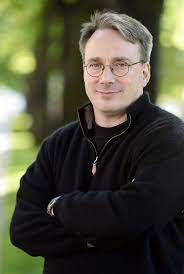
#> input picture Linus_Torvalds.jpg, 184 x 274 px, given in place of the camera
$ jupyter execute --allow-errors 'TASK-6-Multi-Face Recog. Perform  Multi-Tasks.ipynb'   (text cells are left out)
#> lines starting #> are read from the running program, lines starting #| are printed output that depends on the picture; after the words box and inside, x2 and y2 are one past the last pixel; in counts of white or black regions, pixels touching at a corner belong together
[cell 1]
import cv2
import numpy as np

[cell 2]
A_classifier=cv2.CascadeClassifier("haarcascade_frontalface_default.xml")


# Load functions
def faceA_extractor(img):
    # Function detects faces and returns the cropped face
    # If no face detected, it returns the input image

    gray = cv2.cvtColor(img,cv2.COLOR_BGR2GRAY)
    facesA = A_classifier.detectMultiScale(gray, 1.3, 5)

    if facesA is ():
        return None

    # Crop all faces found
    for (x,y,w,h) in facesA:
        cropped_faceA = img[y:y+h, x:x+w]

    return cropped_faceA


cap = cv2.VideoCapture(0)
count = 0

# Collect 100 samples of your face from webcam input
while True:

    ret, frame = cap.read()
#> frame is the input picture: shape (274, 184, 3); mean B, G, R 58.3, 76.5, 76.7
    if faceA_extractor(frame) is not None:
#> in faceA_extractor, `gray = cv2.cvtColor(img,cv2.COLOR_BGR2GRAY)`:
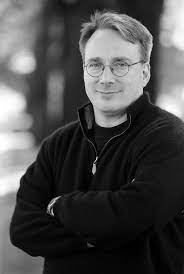
#> gray: shape (274, 184); min 0, max 255, mean 74.4
#> in faceA_extractor, `facesA = A_classifier.detectMultiScale(gray, 1.3, 5)`: facesA = [[70, 35, 78, 78]]
#> the loop in faceA_extractor, `for (x,y,w,h) in facesA:` made 1 pass
#> pass 1, in faceA_extractor, `cropped_faceA = img[y:y+h, x:x+w]`:
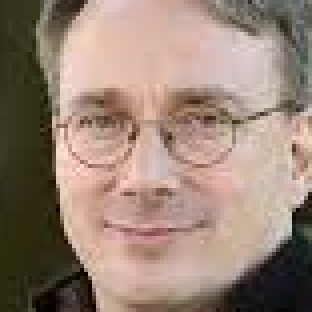
#> cropped_faceA: shape (78, 78, 3) (shown 4 times larger); mean B, G, R 117.9, 131.6, 153
        count += 1
#> count = 1
        faceA = cv2.resize(faceA_extractor(frame), (200, 200))
#> the loop in faceA_extractor (call 2), `for (x,y,w,h) in facesA:` made 1 pass
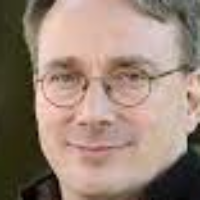
#> faceA: shape (200, 200, 3); mean B, G, R 117.8, 131.5, 152.9
        faceA = cv2.cvtColor(faceA, cv2.COLOR_BGR2GRAY)
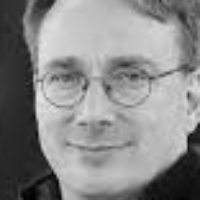
#> faceA: shape (200, 200); min 1, max 232, mean 136.3

        # Save file in specified directory with unique name
        file_name_path = '/Faces_A/A' + str(count) + '.jpg'
#> file_name_path = '/Faces_A/A1.jpg'
        cv2.imwrite(file_name_path, faceA)

        # Put count on images and display live count
        cv2.putText(faceA, str(count), (50, 50), cv2.FONT_HERSHEY_COMPLEX, 1, (0,255,0), 2)
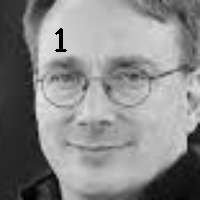
#> faceA: shape (200, 200); 0.31% of pixels changed, all inside (x1, y1, x2, y2) = (55, 28, 67, 52)
        cv2.imshow('Face Cropper', faceA)

    else:
        print("Face not found")
        pass

    if cv2.waitKey(1) == 13 or count == 100: #13 is the Enter Key
#> (key Esc is pressed here)
        break

cap.release()
cv2.destroyAllWindows()
print("Collecting Samples For MODEL-1 Completed")

[cell 3]
B_classifier=cv2.CascadeClassifier("haarcascade_frontalface_default.xml")


# Load functions
def faceB_extractor(img):
    # Function detects faces and returns the cropped face
    # If no face detected, it returns the input image

    gray = cv2.cvtColor(img,cv2.COLOR_BGR2GRAY)
    facesB = B_classifier.detectMultiScale(gray, 1.3, 5)
#> facesB = [[70, 35, 78, 78]]

    if facesB is ():
        return None

    # Crop all faces found
    for (x,y,w,h) in facesB:
        cropped_faceB = img[y:y+h, x:x+w]
#> this loop made 1 pass

    return cropped_faceB


cap = cv2.VideoCapture(0)
count = 0

# Collect 100 samples of your face from webcam input
while True:

    ret, frame = cap.read()
    if faceB_extractor(frame) is not None:
        count += 1
        faceB = cv2.resize(faceB_extractor(frame), (200, 200))
#> the loop in faceB_extractor (call 2), `for (x,y,w,h) in facesB:` made 1 pass
        faceB = cv2.cvtColor(faceB, cv2.COLOR_BGR2GRAY)

        # Save file in specified directory with unique name
        file_name_path = '/Faces_A/B' + str(count) + '.jpg'
#> file_name_path = '/Faces_A/B1.jpg'
        cv2.imwrite(file_name_path, faceB)

        # Put count on images and display live count
        cv2.putText(faceB, str(count), (50, 50), cv2.FONT_HERSHEY_COMPLEX, 1, (0,255,0), 2)
        cv2.imshow('Face Cropper', faceB)

    else:
        print("Face not found")
        pass

    if cv2.waitKey(1) == 13 or count == 100: #13 is the Enter Key
#> (key Esc is pressed here)
        break

cap.release()
cv2.destroyAllWindows()
print("Collecting Samples For MODEL-2 Completed")

[cell 4]
cap.release()

[cell 5]
import cv2
import numpy as np
from os import listdir
from os.path import isfile, join


data_path = 'Faces_A/A/'
#> (the rest of this cell did not finish here and is left out)

[cell 6]
import cv2
import numpy as np
from os import listdir
from os.path import isfile, join

data_path = 'Faces_B/'
#> (the rest of this cell did not finish here and is left out)

[cell 7]
import cv2
import numpy as np
import os


A_classifier=cv2.CascadeClassifier("haarcascade_frontalface_default.xml")

def face_detector(img, size=0.5):

    # Convert image to grayscale
#> called with size = 0.5
    gray = cv2.cvtColor(img,cv2.COLOR_BGR2GRAY)
    faces = A_classifier.detectMultiScale(gray, 1.3, 5)
#> faces = [[70, 35, 78, 78]]
    if faces is ():
        return img, []


    for (x,y,w,h) in faces:
        cv2.rectangle(img,(x,y),(x+w,y+h),(0,255,255),2)
        roi = img[y:y+h, x:x+w]
        roi = cv2.resize(roi, (200, 200))
        return img, roi                                             #region of interest(roi)
#> this loop made 1 pass
#> pass 1, in face_detector, `roi = img[y:y+h, x:x+w]`:
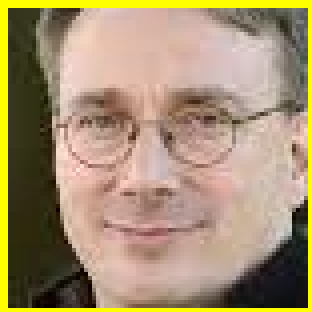
#> roi: shape (78, 78, 3) (shown 4 times larger); mean B, G, R 112.6, 144.5, 165.3
#> pass 1, in face_detector, `roi = cv2.resize(roi, (200, 200))`:
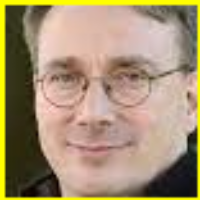
#> roi: shape (200, 200, 3); mean B, G, R 112.5, 144.4, 165.2
#> after the loop:
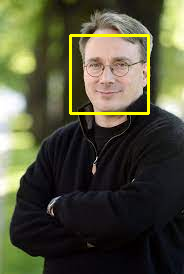
#> img: shape (274, 184, 3); 1.85% of pixels changed, all inside (x1, y1, x2, y2) = (69, 34, 150, 115)


# Open Webcam
cap = cv2.VideoCapture(0)

while True:

    ret, frame = cap.read()

    image, face = face_detector(frame)


    try:
        face = cv2.cvtColor(face, cv2.COLOR_BGR2GRAY)
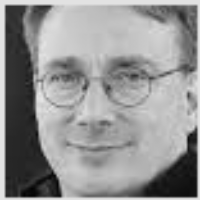
#> face: shape (200, 200); min 3, max 232, mean 147
        results = a_model.predict(face)


        if results[1] < 500:
            confidence = int( 100 * (1 - (results[1])/400) )
            display_string = str(confidence) + '% Confident it is vimal'

        cv2.putText(image, display_string, (100, 120), cv2.FONT_HERSHEY_COMPLEX, 1, (255,120,150), 2)

        if confidence > 60:
            cv2.putText(image, "Hey vimal sir", (250, 450), cv2.FONT_HERSHEY_COMPLEX, 1, (0,255,0), 2)
            cv2.imshow('Face Recognition', image )
            #Auto()
            dete=True
            print("done")

        else:

            cv2.putText(image, "I dont know, who r u", (250, 450), cv2.FONT_HERSHEY_COMPLEX, 1, (0,0,255), 2)
            cv2.imshow('Face Recognition', image )

    except:
        cv2.putText(image, "No Face Found", (220, 120) , cv2.FONT_HERSHEY_COMPLEX, 1, (0,0,255), 2)
        cv2.putText(image, "looking for face", (250, 450), cv2.FONT_HERSHEY_COMPLEX, 1, (0,0,255), 2)
        cv2.imshow('Face Recognition', image )
        pass

    if cv2.waitKey(1) == 13: #13 is the Enter Key
#> (key Esc is pressed here)
        break

cap.release()
cv2.destroyAllWindows()

#> (the rest of this cell did not finish here and is left out)

[cell 8]
import cv2
import numpy as np
import os


B_classifier=cv2.CascadeClassifier("haarcascade_frontalface_default.xml")

def face_detectorB(img2, size=0.5):

    # Convert image to grayscale
#> called with size = 0.5
    gray2 = cv2.cvtColor(img2,cv2.COLOR_BGR2GRAY)
    faces2 = B_classifier.detectMultiScale(gray2, 1.3, 5)
#> faces2 = [[70, 35, 78, 78]]
    if faces2 is ():
        return img2, []


    for (x,y,w,h) in faces2:

        cv2.rectangle(img2,(x,y),(x+w,y+h),(0,255,255),2)
        roi2 = img2[y:y+h, x:x+w]
        roi2 = cv2.resize(roi2, (200, 200))
    return img2, roi2                                             #region of interest(roi)


# Open Webcam
cap = cv2.VideoCapture(0)

while True:

    ret, frame2 = cap.read()

    image2 , face2 = face_detectorB(frame2)

    try:
        face2 = cv2.cvtColor(face2, cv2.COLOR_BGR2GRAY)

        # Pass face to prediction model
        # "results" comprises of a tuple containing the label and the confidence value

        results2 = b_model.predict(face2)

        if results2[1] < 500:
            confidence2 = int( 100 * (1 - (results2[1])/400) )
            display_string = str(confidence2) + '% Confident it is User'

        cv2.putText(image2, display_string, (100, 120), cv2.FONT_HERSHEY_COMPLEX, 1, (255,120,150), 2)


        if confidence2 > 80:
            cv2.putText(image2, "Hey Abhinav....Lauching AWS services", (250, 450), cv2.FONT_HERSHEY_COMPLEX, 1, (0,255,0), 2)
            cv2.imshow('Face Recognition', image2 )

            dete=True


        else:

            cv2.putText(image2, "I dont know, who r u", (250, 450), cv2.FONT_HERSHEY_COMPLEX, 1, (0,0,255), 2)
            cv2.imshow('Face Recognition', image )

    except:
        cv2.putText(image2, "No Face Found", (220, 120) , cv2.FONT_HERSHEY_COMPLEX, 1, (0,0,255), 2)
        cv2.putText(image2, "looking for face", (250, 450), cv2.FONT_HERSHEY_COMPLEX, 1, (0,0,255), 2)
        cv2.imshow('Face Recognition', image2 )
        pass

    if cv2.waitKey(1) == 13: #13 is the Enter Key
#> (key Esc is pressed here)
        break

cap.release()
cv2.destroyAllWindows()

#i used  BOTO3 for accessing my aws services , for this you have to install module and also you have to login using aws cli ('aws configure') previously.

#> (the rest of this cell did not finish here and is left out)
